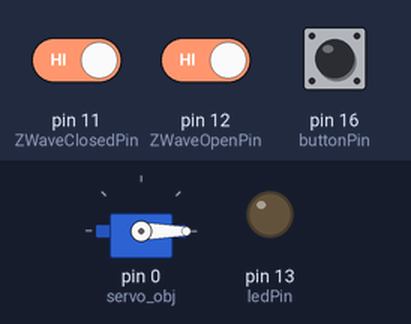
This sketch was run on a simulated Arduino Uno, built with avr-gcc and run on an emulated ATmega328P. Parts: servo, output pins drawn as LEDs (lit = HIGH). Dashed ring = blinking. The inputs (shaded band) are chosen by the test bench; at power-on: pin 16 (buttonPin) LOW, pin 11 (ZWaveClosedPin) HIGH, pin 12 (ZWaveOpenPin) HIGH.

Above: at 1.2 s.
1.3 s: pin 16 (buttonPin) pulled HIGH for 3.2 s
At 2.0 s:
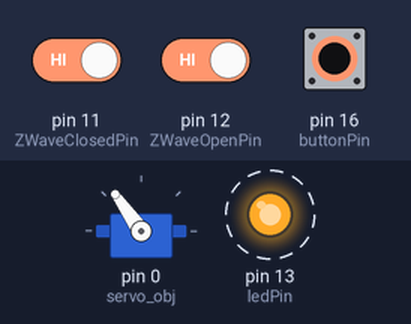
6.0 s: pin 16 (buttonPin) pulled HIGH for 1 s
At 6.8 s:
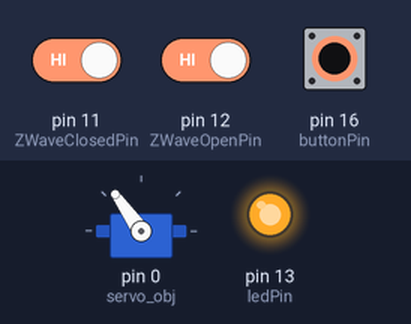
8.5 s: pin 11 (ZWaveClosedPin) driven LOW
At 9.1 s:
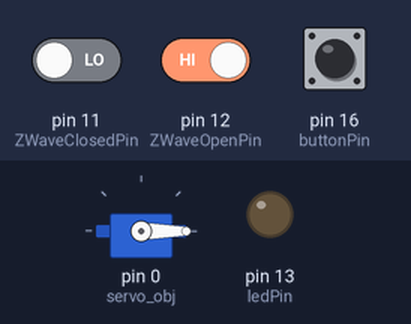
10.0 s: pin 12 (ZWaveOpenPin) driven LOW
At 10.9 s:
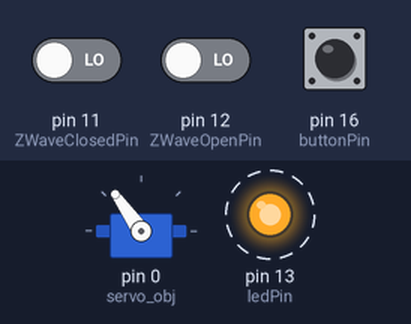
Timing chart, 0 to 14.0 s (numbered marks = the images above; inputs shaded):
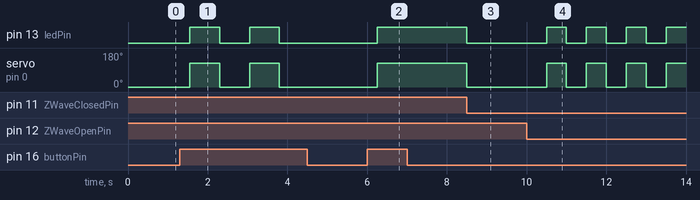

Measured:
- after the input at 1.3 s, pin 13 (ledPin): alternates HIGH for 0.75 s and LOW for 0.75 s, 4 changes in all, then stays LOW, starting after 0.25 s; servo on pin 0 (servo_obj): alternates 125° for 0.75 s and 0° for 0.75 s, 4 changes in all, then stays 0°, starting after 0.25 s
- after the input at 6.0 s, pin 13 (ledPin): LOW → HIGH after 0.25 s; servo on pin 0 (servo_obj): 0° → 125° after 0.25 s
- after the input at 8.5 s, pin 13 (ledPin): HIGH → LOW at once; servo on pin 0 (servo_obj): 125° → 0° at once
- after the input at 10.0 s, pin 13 (ledPin): alternates HIGH for 0.50 s and LOW for 0.50 s, starting after 0.50 s; servo on pin 0 (servo_obj): alternates 125° for 0.50 s and 0° for 0.50 s, starting after 0.50 s

The sketch:

trinket-code.ino
```cpp
// (licence header left out)
#include <Servo.h>  //Need the Servo module

Servo servo_obj; //Define the Servo Object

const int buttonPin = 16; //Using Pin A1, so it's numerically pin 16
const int ledPin = 13;  //On-board LED
const int setAngle = 125;  //The angle required to fully open your blinds

//Using the Monoprice Curtain Module http://www.monoprice.com/product?p_id=11992
//The OPEN & CLOSED Signal outputs are wired into these pins.
//Pins are logically reversed.
const int ZWaveClosedPin = 11;
const int ZWaveOpenPin = 12;

// VARIABLES
int buttonState;
int angle = 0;
int ZWaveClosed = 0;
int ZWaveOpen = 0;

void setup() {
  //SETUP Requirements
  servo_obj.attach(0); //Attaching the Servo signal line to Pin 0
  servo_obj.write(angle); //On startup close the blinds (This is important due to possible power outages.)
  //Setup the pinModes for each contact/logic gate.
  pinMode(ledPin, OUTPUT);
  pinMode(buttonPin, INPUT);
  //Z-Wave Pins
  pinMode(ZWaveClosedPin, INPUT);
  pinMode(ZWaveOpenPin, INPUT);
}

void loop() {
  //Read the state of the push button
  buttonState = digitalRead(buttonPin);

  //Check if button is pushed (using pull-down resistor so looking for HIGH voltage).
  if (buttonState == HIGH) {
    delay(250);  //Button needs to be held 1/4 second before proceeding.
    //This is just basic debouncing, keeps from blinds moving unexpectedly.
    if (digitalRead(buttonPin) == HIGH && angle == 0) {
      //This section is when the button was properly pushed and held, and the blinds are closed.
      digitalWrite(ledPin, HIGH); //Turn on the LED
      angle = setAngle; //Make angle variable the open amount (used later).
      servo_obj.write(angle); //Tell the servo to move that amount.
      delay(500); //Half second delay allows the servo to move to fully open before anything else can be done.
    } else if (digitalRead(buttonPin) == HIGH && angle == setAngle) {
      //This section is when the button was properly pushed and held, and the blinds are open.
      digitalWrite(ledPin, LOW); //Turn off the LED
      angle = 0; //Make angle variable the closed position
      servo_obj.write(angle); //Tell the servo to move that amount.
      delay(500); //Half second delay allows the servo to move to fully closed before anything else can be done.
    }
  }


//Z-Wave section
//Monoprice module is a basic NPN Transistor, simply look for a low (runs for ~500-1000milliseconds)
  ZWaveClosed = digitalRead(ZWaveClosedPin); //Read the "OPEN Signal Output" from module
  ZWaveOpen = digitalRead(ZWaveOpenPin);  //Read the "CLOSED Signal Output" from module
  if (ZWaveClosed == LOW) {
    //When asked to be closed, do the same as defined above
    digitalWrite(ledPin, LOW);
    angle = 0;
    servo_obj.write(angle);
    delay(500);
  }
  if (ZWaveOpen == LOW) {
    //When asked to be opened, do the same as defined above
    digitalWrite(ledPin, HIGH);
    angle = setAngle;
    servo_obj.write(angle);
    delay(500);
  }
//End of Loop
}
```
